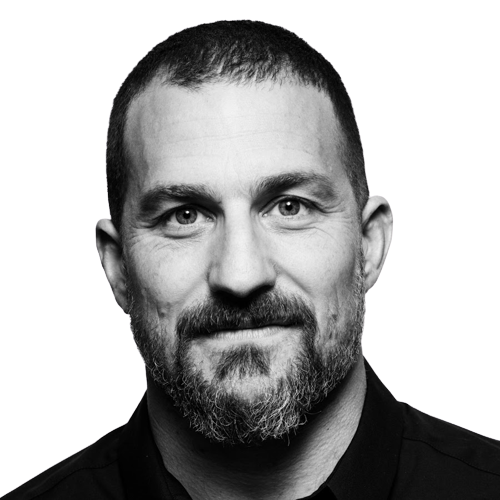
#> input picture andrewhuberman.png, 500 x 500 px
$ jupyter execute --allow-errors 'Andrew Huberman Word Cloud.ipynb'   (shell and % lines are left out)
#> lines starting #> are read from the running program, lines starting #| are printed output that depends on the picture; after the words box and inside, x2 and y2 are one past the last pixel; in counts of white or black regions, pixels touching at a corner belong together
# Andrew Huberman Word Cloud
## Intro
Ladies and gentlemen, allow me to introduce you to one of the most brilliant minds of our time - **Andrew Huberman**. With an impressive academic background in neuroscience and a passion for exploring the depths of the human brain, Huberman has become a leading figure in the field of neurobiology. He is a professor of neurobiology at Stanford University and director of the Huberman Lab, where he and his team conduct groundbreaking research on neural circuits and the mechanisms of perception, cognition, and behavior.
As someone who is constantly on the lookout for inspiring and informative content, I can confidently say that Andrew Huberman's podcast is a true gem. His ability to distill complex concepts into accessible and practical advice is truly remarkable, and his insights into the workings of the human brain are nothing short of fascinating.

In fact, I was so inspired by the content of his podcast that I decided to take things a step further and create a wordcloud based on the most frequently occurring words in his episodes. By scraping the transcripts of his episodes and analyzing the data, I was able to gain a deeper understanding of the key topics and themes that Huberman explores in his work.

The resulting wordcloud was a stunning visual representation of the ideas and concepts that Huberman is most passionate about, and it is a testament to the power of his message. Whether you are a neuroscience enthusiast, a student of the human mind, or simply someone who is interested in optimizing your mental performance, I highly recommend checking out <a href="https://hubermanlab.com/">Andrew Huberman's podcast</a> and experiencing the power of his words for yourself.

## Let's get to work
### 1. Install required packages

### 2.Import required packages

[cell 1]
from bs4 import BeautifulSoup
from bs4.dammit import EncodingDetector
import requests

import nltk
nltk.download('stopwords')
#> (this line was passed over: nltk is not available in this run)
nltk.download('punkt')
#> (this line was passed over: nltk is not available in this run)
from nltk.corpus import stopwords
from nltk.tokenize import word_tokenize

import re

import matplotlib.pyplot as plt
from PIL import Image, ImageOps
from os import path, getcwd
import numpy as np

import io
from pdfminer.converter import TextConverter
from pdfminer.layout import LAParams
from pdfminer.pdfinterp import PDFResourceManager, PDFPageInterpreter
from pdfminer.pdfpage import PDFPage

from wordcloud import WordCloud, ImageColorGenerator, STOPWORDS

from tqdm import tqdm

import random

### 2 .Implement some util functions

[cell 2]
def get_data(html):
    """
    Function to retrieve data from a web page
    and return a BeautifulSoup object
    """

    # Use the requests library to get data from the specified URL
    #(Setting verify=False is a common approach to ignore SSL certificate errors)
    resp = requests.get(html, verify=False)

    # Determine the encoding of the HTTP response and HTML content
    http_encoding = resp.encoding if 'charset' in resp.headers.get('content-type', '').lower() else None
    html_encoding = EncodingDetector.find_declared_encoding(resp.content, is_html=True)
    encoding = html_encoding or http_encoding

    # Use BeautifulSoup to parse the HTML content and create a soup object
    soup = BeautifulSoup(resp.content, from_encoding=encoding)

    # Return the soup object
    return soup

[cell 3]
# [17 lines left out: function get_links, not called in this run]

[cell 4]
# [4 lines left out: function get_text, not called in this run]

[cell 5]
# [9 lines left out: function get_transcripts, not called in this run]

[cell 6]
# [52 lines left out: function get_transcript, not called in this run]

[cell 7]
# [9 lines left out: function punctuation_stop, not called in this run]

[cell 8]
def make_silhouette(input_path, output_path):
    """Converts a portrait image to a silhouette"""
#> called with input_path = 'andrewhuberman.png', output_path = 'andrewhuberman_silouhette.png'
    # Open input image and convert to grayscale
    with Image.open(input_path) as img:
#> img is the input picture: PIL image 500x500 RGBA; mean R, G, B, A 52.2, 52.1, 52.2, 133.1
        img = img.convert('L')
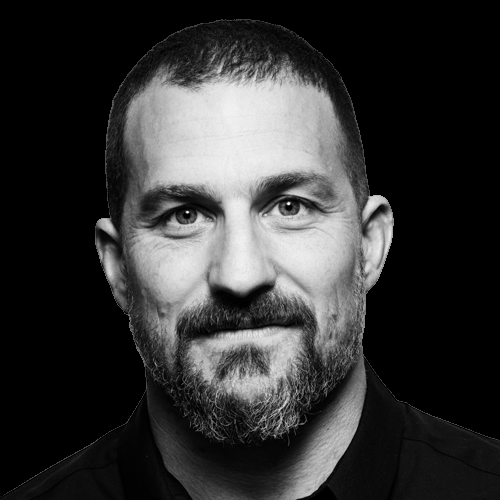
#> img: PIL image 500x500 L; min 0, max 251, mean 52.2

        # Invert image (black becomes white, white becomes black)
        img = ImageOps.invert(img)
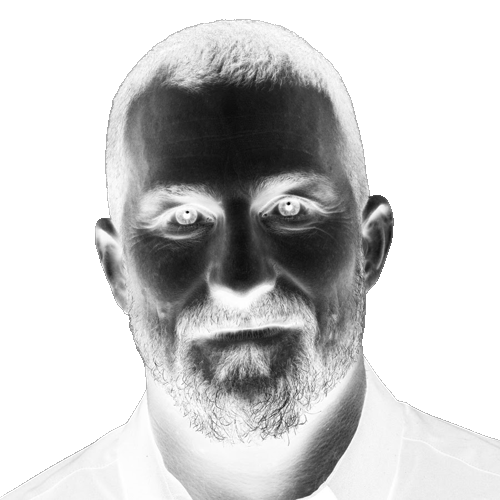
#> img: PIL image 500x500 L; min 4, max 255, mean 202.8

        # Apply a threshold to turn all gray pixels to black
        threshold = 255
        img = img.point(lambda x: 0 if x < threshold else 255)
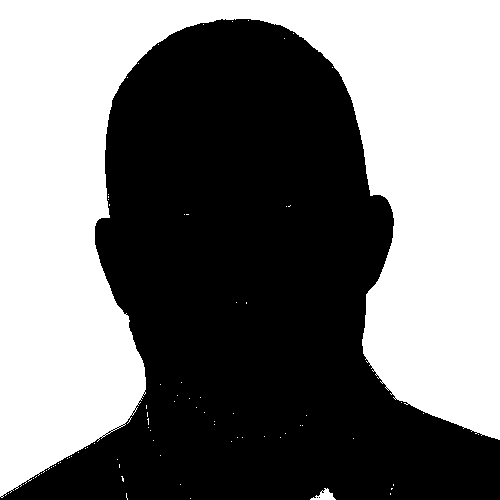
#> img: PIL image 500x500 L; 47.5% white; 79 white regions (77 under 20 px), largest, box (x1, y1, x2, y2) and area: (0, 0, 500, 498) 118458, (310, 488, 336, 500) 154

        # Convert image to RGBA and set alpha channel to 0 (transparent)
        img = img.convert('RGBA')
#> img: PIL image 500x500 RGBA
        data = img.getdata()
        new_data = []
        for item in data:
            if item[0] == 0 and item[1] == 0 and item[2] == 0:
                new_data.append((0, 0, 0, 255))
            else:
                new_data.append((255, 255, 255, 0))
#> after the loop, new_data = 250000 items
        img.putdata(new_data)

        # Save output image
        img.save(output_path)
